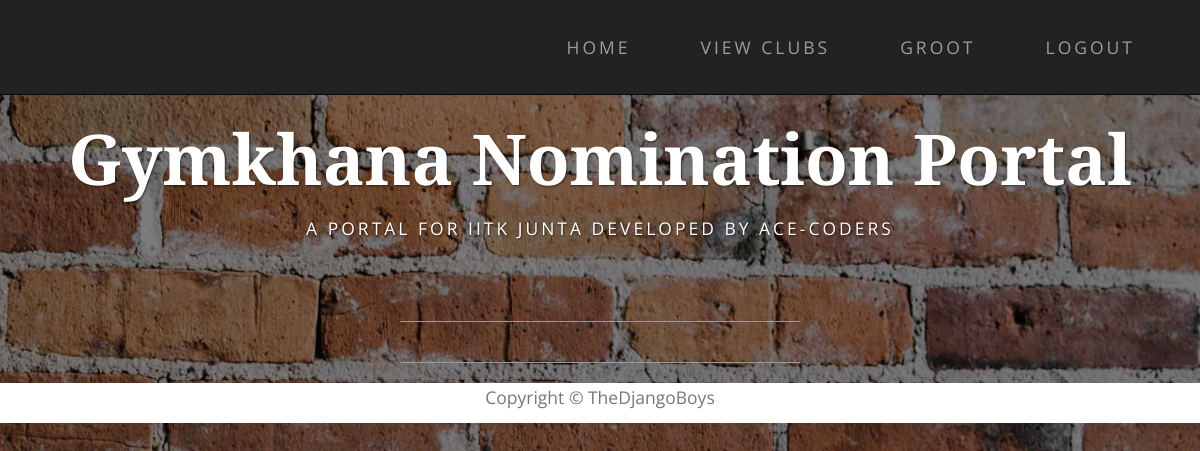
Page /nominations/result/24/ (signed in) on the earlier database version.
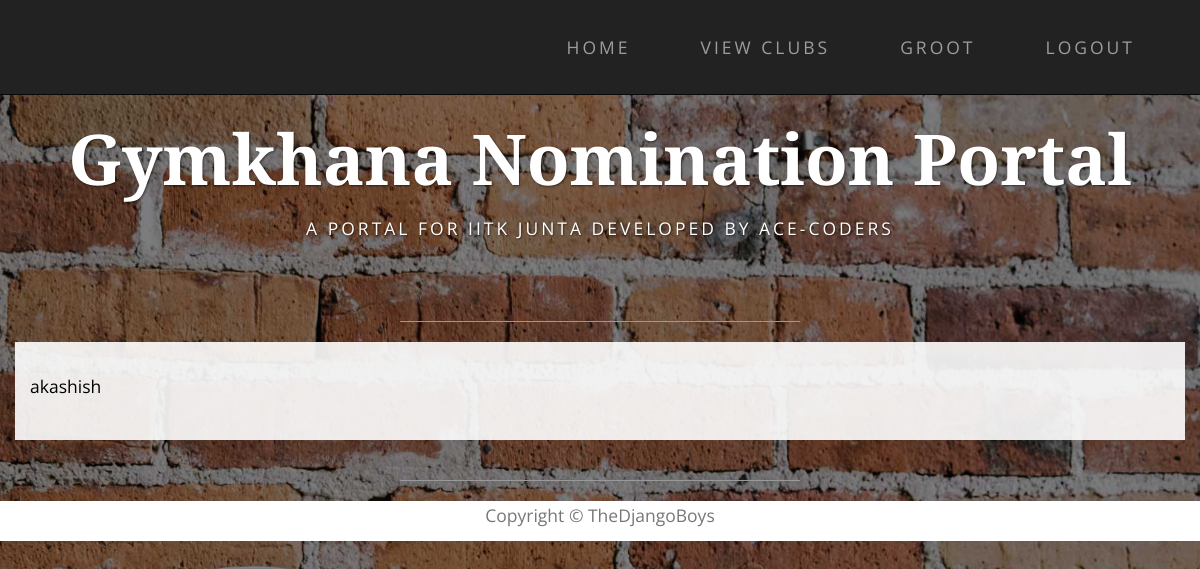
Same page on the later database version.
### nomi/models.py (models this page shows, shortened)
class NominationInstance(models.Model):
    nomination = models.ForeignKey('Nomination', on_delete=models.CASCADE, null=True)
    user = models.ForeignKey(User, on_delete=models.SET_NULL, null=True, blank=True)
    status = models.CharField(max_length=20, choices=NOMI_STATUS,  null=True, blank=True, default=None)
    comments = models.CharField(max_length=500, null=True, blank=True)
    filled_form = models.OneToOneField('forms.FilledForm', null=True, blank=True)

### nomi/views.py (the view)
# urls.py: url(r'^result/(?P<pk>\d+)/$', views.result, name='result'),
@login_required
def result(request, pk):
    nomination = Nomination.objects.get(pk=pk)
    users = NominationInstance.objects.filter(nomination=nomination).filter(status__exact='Accepted')
    return render(request, 'result.html', context={'users': users})

### nomi/templates/result.html (shortened to what this page needs)
{% extends 'base.html' %}
    {% block content  %}
        <div class="container">
            {% for nomi in users %}
                <div class="row box">
                    <p>{{ nomi.user }}</p>
                </div>
            {% endfor %}
        </div>
    {% endblock %}

Differences in the rows shown:
now on this page (row edited): NominationInstance: user "akashish"
